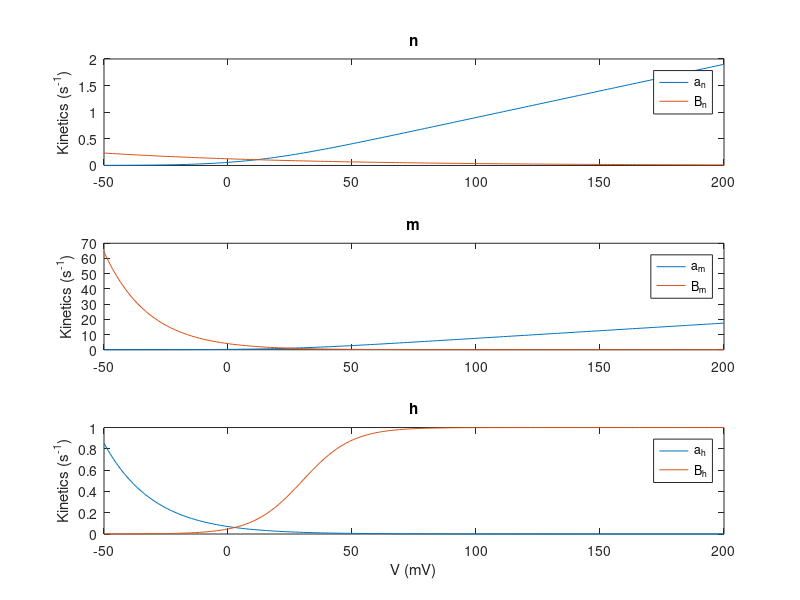
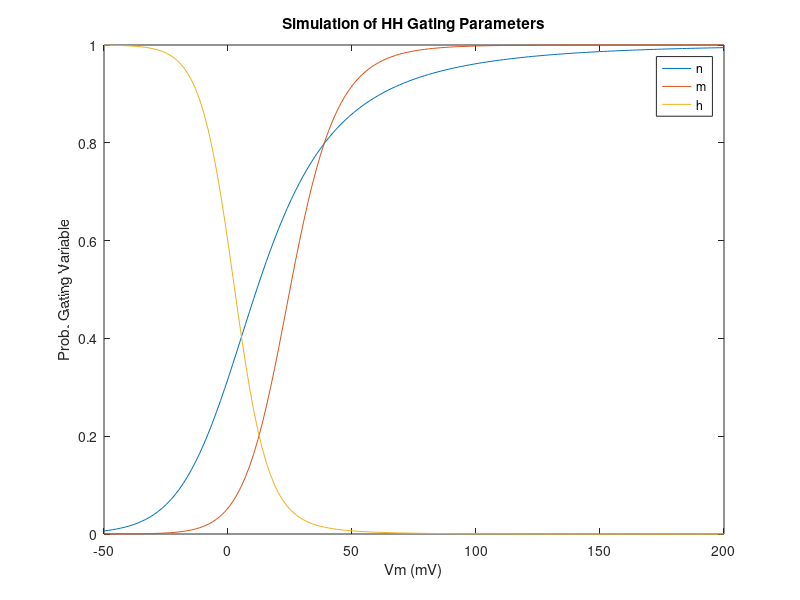
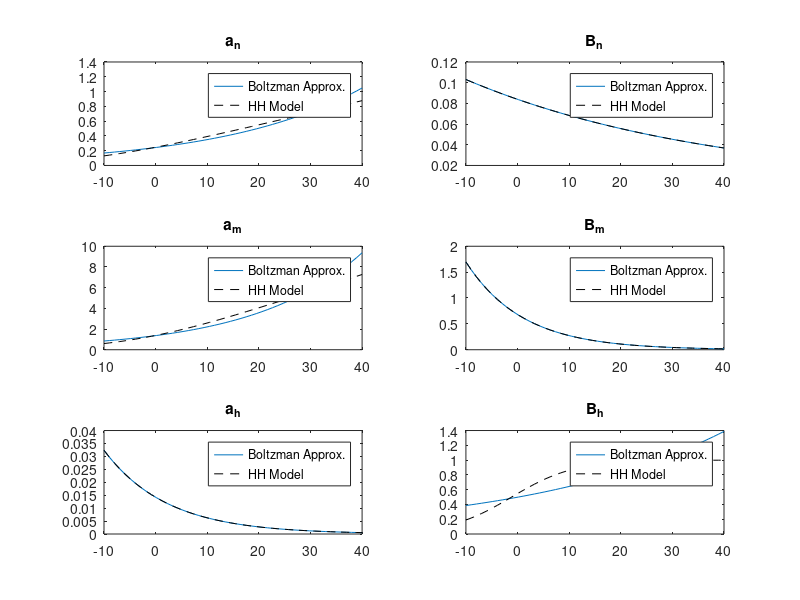
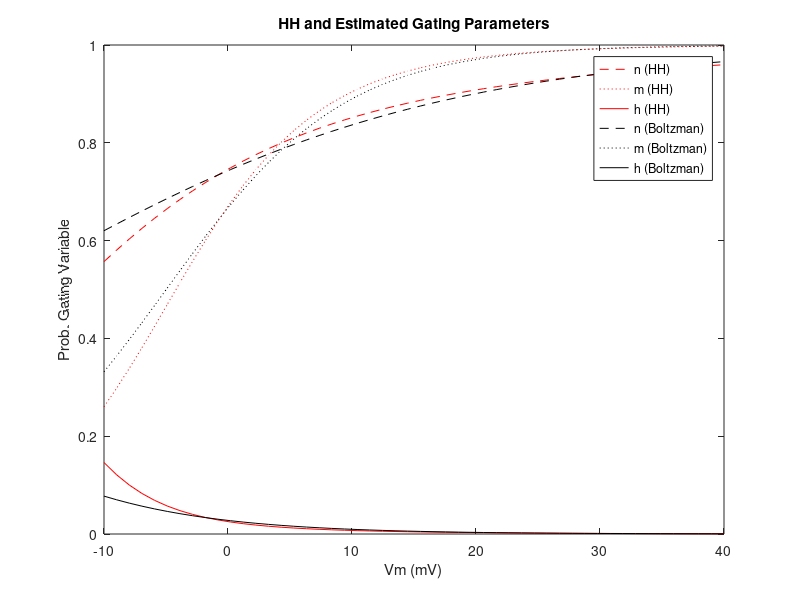

Reproduce these figures in MATLAB, in order.
% Stephanie Crater
% BME 301 Homework 5
% February 19, 2020

clear;
%% Set up variables
Vm = linspace(-50, 200, 150);
an = zeros(1,length(Vm));
am = zeros(1,length(Vm));
ah = zeros(1,length(Vm));
Bn = zeros(1,length(Vm));
Bm = zeros(1,length(Vm));
Bh = zeros(1,length(Vm));
n = zeros(1,length(Vm));
m = zeros(1,length(Vm));
h = zeros(1,length(Vm));
dt = .003;
n(1) = .35;
m(1) = .075;
h(1) = .6;

%% Problem 1a: Steady-state values
for i = 1:length(Vm)
    an(i) = 0.01*(10-Vm(i))/(exp((10-Vm(i))/10)-1);
    am(i) = 0.1*(25-Vm(i))/(exp((25-Vm(i))/10)-1);
    ah(i) = 0.07*exp(-Vm(i)/20);
    
    Bn(i) = .125*exp(-Vm(i)/80);
    Bm(i) = 4*exp(-Vm(i)/18);
    Bh(i) = 1/(exp((30-Vm(i))/10)+1);
    
    n(i) = an(i)/(an(i)+Bn(i));
    m(i) = am(i)/(am(i)+Bm(i));
    h(i) = ah(i)/(ah(i)+Bh(i));
end

% Make plots of a and B values
figure(1); clf;
subplot(3,1,1);
plot(Vm, an);
hold on;
plot(Vm, Bn);
legend('a_n', 'B_n');
ylabel('Kinetics (s^{-1})');
title('n');
subplot(3,1,2);
plot(Vm, am);
hold on;
plot(Vm, Bm);
legend('a_m', 'B_m');
ylabel('Kinetics (s^{-1})');
title('m');
subplot(3,1,3);
plot(Vm, ah);
hold on;
plot(Vm, Bh);
xlabel('V (mV)');
legend('a_h', 'B_h');
ylabel('Kinetics (s^{-1})');
title('h');

% Make plots of m,n,h
figure(2); clf;
plot(Vm, n);
hold on;
plot(Vm, m);
plot(Vm, h);
title('Simulation of HH Gating Parameters');
legend('n', 'm', 'h');
xlabel('Vm (mV)');
ylabel('Prob. Gating Variable');

%% Problem 1b: Polyfit
Vrange = linspace(-10,40,50); % shortened voltage range

% get coefficients for approximation
coefs_an = polyfit(Vrange,log(an(40:89)),1);
coefs_am = polyfit(Vrange,log(am(40:89)),1);
coefs_ah = polyfit(Vrange,log(ah(40:89)),1);
coefs_Bn = polyfit(Vrange,log(Bn(40:89)),1);
coefs_Bm = polyfit(Vrange,log(Bm(40:89)),1);
coefs_Bh = polyfit(Vrange,log(Bh(40:89)),1);

% get approximated values
approx_an = exp(coefs_an(2)).*exp(coefs_an(1).*Vrange);
approx_am = exp(coefs_am(2)).*exp(coefs_am(1).*Vrange);
approx_ah = exp(coefs_ah(2)).*exp(coefs_ah(1).*Vrange);
approx_Bn = exp(coefs_Bn(2)).*exp(coefs_Bn(1).*Vrange);
approx_Bm = exp(coefs_Bm(2)).*exp(coefs_Bm(1).*Vrange);
approx_Bh = exp(coefs_Bh(2)).*exp(coefs_Bh(1).*Vrange);

% make plots
figure(3); clf;
subplot(3,2,1);
plot(Vrange, approx_an); hold on;
plot(Vrange, an(40:89), 'k--'); title('a_n');
legend('Boltzman Approx.', 'HH Model');

subplot(3,2,3);
plot(Vrange, approx_am); hold on;
plot(Vrange, am(40:89), 'k--'); title('a_m');
legend('Boltzman Approx.', 'HH Model');

subplot(3,2,5);
plot(Vrange, approx_ah); hold on;
plot(Vrange, ah(40:89), 'k--'); title('a_h');
legend('Boltzman Approx.', 'HH Model');

subplot(3,2,2);
plot(Vrange, approx_Bn); hold on;
plot(Vrange, Bn(40:89), 'k--'); title('B_n');
legend('Boltzman Approx.', 'HH Model');

subplot(3,2,4);
plot(Vrange, approx_Bm); hold on;
plot(Vrange, Bm(40:89), 'k--'); title('B_m');
legend('Boltzman Approx.', 'HH Model');

subplot(3,2,6);
plot(Vrange, approx_Bh); hold on;
plot(Vrange, Bh(40:89), 'k--'); title('B_h');
legend('Boltzman Approx.', 'HH Model');

%% Problem 1c: steady-state m,n,h with Boltzman
n_approx = zeros(1,length(Vrange));
m_approx = zeros(1,length(Vrange));
h_approx = zeros(1,length(Vrange));

for i = 1:50
n_approx(i) = approx_an(i)/(approx_an(i) + approx_Bn(i));
m_approx(i) = approx_am(i)/(approx_am(i) + approx_Bm(i));
h_approx(i) = approx_ah(i)/(approx_ah(i) + approx_Bh(i));
end

figure(4); clf;
plot(Vrange, n(40:89), 'r--');
hold on;
plot(Vrange, m(40:89), 'r:');
plot(Vrange, h(40:89), 'r-');
plot(Vrange, n_approx, 'k--');
plot(Vrange, m_approx, 'k:');
plot(Vrange, h_approx, 'k-');
title('HH and Estimated Gating Parameters');
legend('n (HH)', 'm (HH)', 'h (HH)', 'n (Boltzman)', 'm (Boltzman)', 'h (Boltzman)');
xlabel('Vm (mV)')
ylabel('Prob. Gating Variable');
